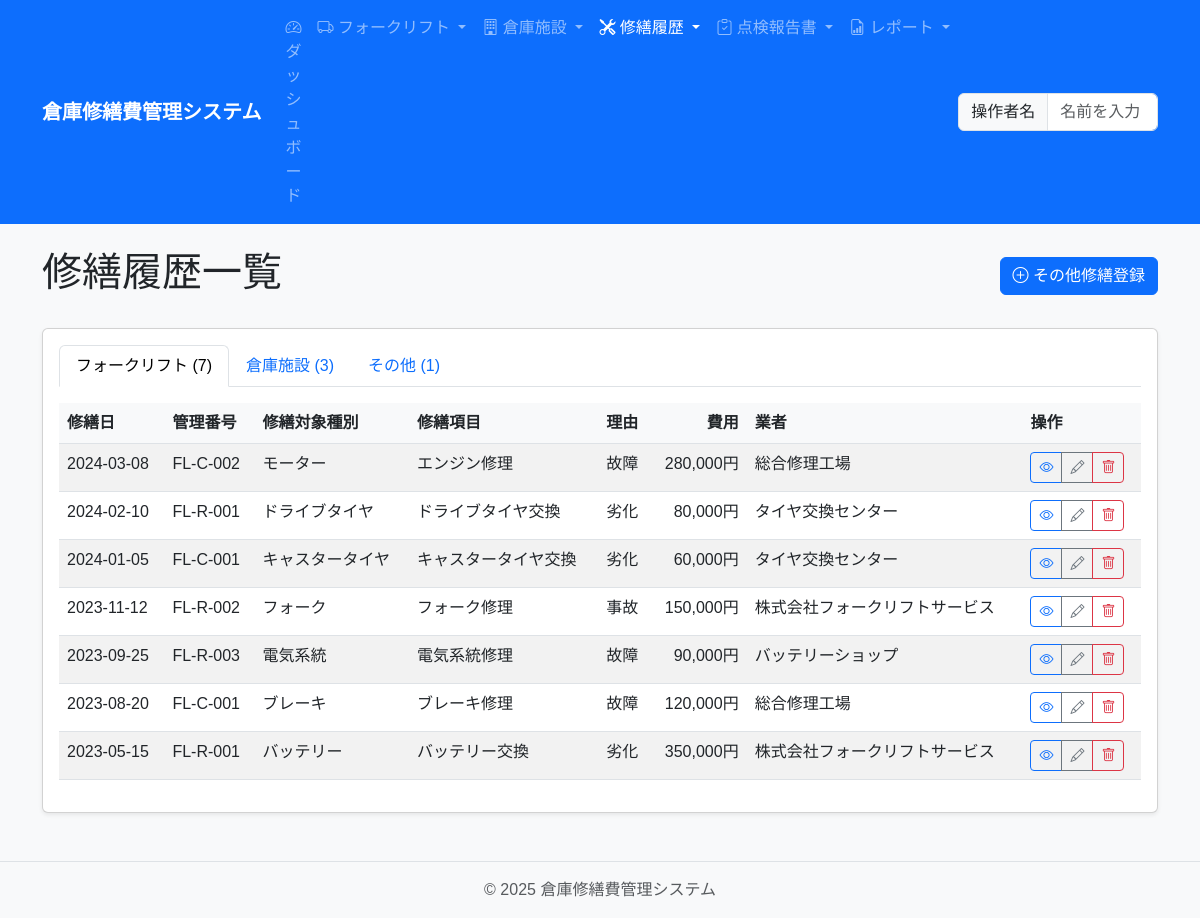
/repair/, run on the app's committed database.
### app/models/forklift.py (models this page shows, shortened)
class ForkliftRepair(db.Model):
    __tablename__ = 'forklift_repairs'
    id = db.Column(db.Integer, primary_key=True)
    repair_date = db.Column(db.Date, nullable=False, index=True)
    forklift_id = db.Column(db.Integer, db.ForeignKey('forklifts.id'), nullable=False)
    target_management_number = db.Column(db.String(50), nullable=False)
    contractor = db.Column(db.String(100), nullable=False)
    repair_target_type = db.Column(db.String(50), nullable=False)
    repair_item = db.Column(db.String(200), nullable=False)
    repair_cost = db.Column(db.Integer, nullable=False)
    repair_reason = db.Column(db.String(50), nullable=False)
    hour_meter = db.Column(db.Integer)  # 修繕時のアワーメーター値
    photo_path = db.Column(db.String(255))
    quotation_path = db.Column(db.String(255))
    approval_document_path = db.Column(db.String(255))
    completion_report_path = db.Column(db.String(255))
    notes = db.Column(db.Text)
    operator = db.Column(db.String(100), nullable=False)
    version = db.Column(db.Integer, nullable=False, default=1)
    created_at = db.Column(db.DateTime, default=datetime.utcnow)
    updated_at = db.Column(db.DateTime, default=datetime.utcnow, onupdate=datetime.utcnow)
    updated_by = db.Column(db.String(100))
    forklift = db.relationship('Forklift', back_populates='repairs')

### app/routes/repair.py (the view)
@repair_bp.route('/')
def index():
    forklift_repairs = ForkliftRepair.query.order_by(ForkliftRepair.repair_date.desc()).all()
    facility_repairs = FacilityRepair.query.order_by(FacilityRepair.repair_date.desc()).all()
    other_repairs = OtherRepair.query.order_by(OtherRepair.repair_date.desc()).all()
    return render_template('repair/index.html',
                          forklift_repairs=forklift_repairs,
                          facility_repairs=facility_repairs,
                          other_repairs=other_repairs,
                          repair_target_types=Config.REPAIR_TARGET_TYPE_NAMES,
                          repair_reasons=Config.REPAIR_REASON_NAMES)

### app/templates/repair/index.html (shortened to what this page needs)
{% extends "base.html" %}
{% block content %}
<div class="d-flex justify-content-between align-items-center mb-4">
    <h1>修繕履歴一覧</h1>
    <a href="{{ url_for('repair.create_other_repair') }}" class="btn btn-primary">
        <i class="bi bi-plus-circle"></i> その他修繕登録
    </a>
</div>
<div class="card mb-4">
    <div class="card-body">
        <ul class="nav nav-tabs" id="repairTabs" role="tablist">
            <li class="nav-item" role="presentation">
                <button class="nav-link active" id="forklift-tab" data-bs-toggle="tab" data-bs-target="#forklift-repairs" type="button" role="tab">
                    フォークリフト ({{ forklift_repairs|length }})
                </button>
            </li>
            <li class="nav-item" role="presentation">
                <button class="nav-link" id="facility-tab" data-bs-toggle="tab" data-bs-target="#facility-repairs" type="button" role="tab">
                    倉庫施設 ({{ facility_repairs|length }})
                </button>
            </li>
            <li class="nav-item" role="presentation">
                <button class="nav-link" id="other-tab" data-bs-toggle="tab" data-bs-target="#other-repairs" type="button" role="tab">
                    その他 ({{ other_repairs|length }})
                </button>
            </li>
        </ul>
        <div class="tab-content mt-3" id="repairTabsContent">
            <div class="tab-pane fade show active" id="forklift-repairs" role="tabpanel">
                {% if forklift_repairs %}
                <div class="table-responsive">
                    <table class="table table-striped table-hover">
                        <thead>
                            <tr>
                                <th>修繕日</th>
                                <th>管理番号</th>
                                <th>修繕対象種別</th>
                                <th>修繕項目</th>
                                <th>理由</th>
                                <th class="text-end">費用</th>
                                <th>業者</th>
                                <th>操作</th>
                            </tr>
                        </thead>
                        <tbody>
                            {% for repair in forklift_repairs %}
                            <tr>
                                <td>{{ repair.repair_date.strftime('%Y-%m-%d') }}</td>
                                <td>{{ repair.target_management_number }}</td>
                                <td>{% if repair.repair_target_type and repair.repair_target_type in repair_target_types %}{{ repair_target_types[repair.repair_target_type] }}{% else %}{{ repair.repair_target_type }}{% endif %}</td>
                                <td>{{ repair.repair_item }}</td>
                                <td>{% if repair.repair_reason and repair.repair_reason in repair_reasons %}{{ repair_reasons[repair.repair_reason] }}{% else %}{{ repair.repair_reason }}{% endif %}</td>
                                <td class="text-end">{{ "{:,}".format(repair.repair_cost) }}円</td>
                                <td>{{ repair.contractor }}</td>
                                <td>
                                    <div class="btn-group btn-group-sm">
                                        <a href="{{ url_for('repair.view_forklift_repair', id=repair.id) }}" class="btn btn-outline-primary">
                                            <i class="bi bi-eye"></i>
                                        </a>
                                        <a href="{{ url_for('repair.edit_forklift_repair', id=repair.id) }}" class="btn btn-outline-secondary">
                                            <i class="bi bi-pencil"></i>
                                        </a>
                                        <button type="button" class="btn btn-outline-danger" data-bs-toggle="modal" data-bs-target="#deleteForkliftModal{{ repair.id }}">
                                            <i class="bi bi-trash"></i>
                                        </button>
                                    </div>
                                </td>
                            </tr>
                            {% endfor %}
                        </tbody>
                    </table>
                </div>
                {% else %}
                <div class="alert alert-info">
                    フォークリフトの修繕履歴はありません。
                </div>
                {% endif %}
            </div>
        </div>
    </div>
</div>
{% endblock %}

### app/static/css/style.css (style rules this page uses)
body { font-family: "MS Gothic", "Yu Gothic", sans-serif; background-color: #f8f9fa; }
.card { box-shadow: 0 0.125rem 0.25rem rgba(0, 0, 0, 0.075); margin-bottom: 1.5rem; }
.table th { background-color: #f8f9fa; }

### data on the page
ForkliftRepair: repair_date "2024-03-08", target_management_number "FL-C-002", repair_target_type "モーター", repair_item "エンジン修理", repair_reason "故障", repair_cost "280,000", contractor "総合修理工場"
ForkliftRepair: repair_date "2024-02-10", target_management_number "FL-R-001", repair_target_type "ドライブタイヤ", repair_item "ドライブタイヤ交換", repair_reason "劣化", repair_cost "80,000", contractor "タイヤ交換センター"
ForkliftRepair: repair_date "2024-01-05", target_management_number "FL-C-001", repair_target_type "キャスタータイヤ", repair_item "キャスタータイヤ交換", repair_reason "劣化", repair_cost "60,000", contractor "タイヤ交換センター"
ForkliftRepair: repair_date "2023-11-12", target_management_number "FL-R-002", repair_target_type "フォーク", repair_item "フォーク修理", repair_reason "事故", repair_cost "150,000", contractor "株式会社フォークリフトサービス"
ForkliftRepair: repair_date "2023-09-25", target_management_number "FL-R-003", repair_target_type "電気系統", repair_item "電気系統修理", repair_reason "故障", repair_cost "90,000", contractor "バッテリーショップ"
ForkliftRepair: repair_date "2023-08-20", target_management_number "FL-C-001", repair_target_type "ブレーキ", repair_item "ブレーキ修理", repair_reason "故障", repair_cost "120,000", contractor "総合修理工場"
ForkliftRepair: repair_date "2023-05-15", target_management_number "FL-R-001", repair_target_type "バッテリー", repair_item "バッテリー交換", repair_reason "劣化", repair_cost "350,000", contractor "株式会社フォークリフトサービス"

### other printed values
{{ forklift_repairs|length }} "7"
{{ facility_repairs|length }} "3"
{{ other_repairs|length }} "1"
